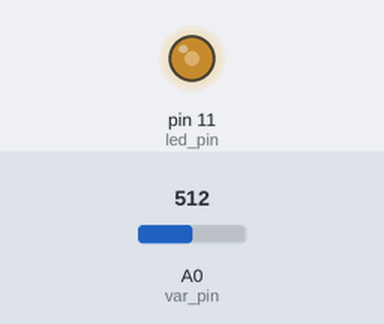
Bench run of a sketch on a simulated Arduino Uno, built with avr-gcc and run on an emulated ATmega328P. Shown: output pins drawn as LEDs (lit = HIGH). The inputs (shaded band) are chosen by the test bench; at power-on: A0 (var_pin) = 512.

Above: at 1.2 s.
1.3 s: A0 (var_pin) set to 716
At 1.8 s:
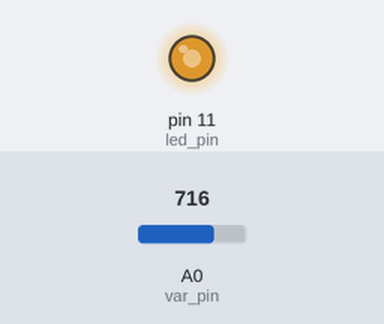
2.8 s: A0 (var_pin) set to 900
At 4.0 s:
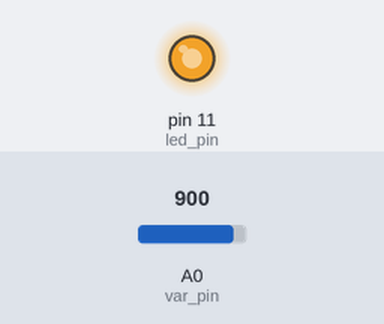
4.3 s: A0 (var_pin) set to 122
At 5.3 s:
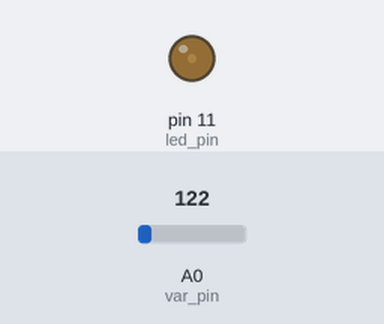
5.8 s: A0 (var_pin) set to 0
At 6.5 s:
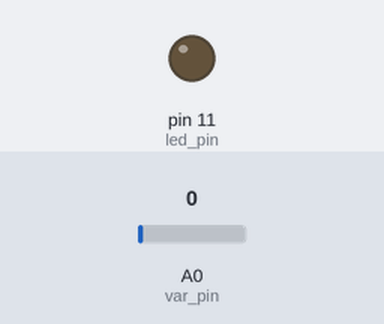
Timing chart, 0 to 8.3 s (numbered marks = the images above; inputs shaded):
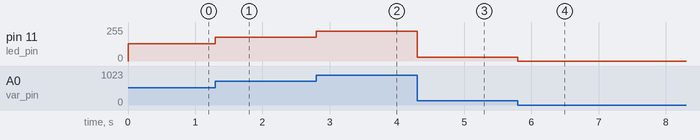

The sketch:

PotentiometerFade.ino
```cpp
int var_pin=A0 ;             //declaring values used in code
int led_pin=11 ;
int value;
void setup() {
  // put your setup code here, to run once:

pinMode(var_pin,INPUT);         //determine modes of pins used
pinMode(led_pin,OUTPUT);
}

void loop() {
  // put your main code here, to run repeatedly:
value=analogRead(var_pin);           //read potentiometer value
analogWrite(led_pin,value/4);          //write value to led
}                               //note that analogRead range is 0-1023
                                //while analogWrite range is 0-255 so divide value by 4
```

Measured:
- after the input at 1.3 s, pin 11 (led_pin): 128/255 → 179/255 at once
- after the input at 2.8 s, pin 11 (led_pin): 179/255 → 225/255 at once
- after the input at 4.3 s, pin 11 (led_pin): 225/255 → 30/255 at once
- after the input at 5.8 s, pin 11 (led_pin): 30/255 → 0/255 at once
